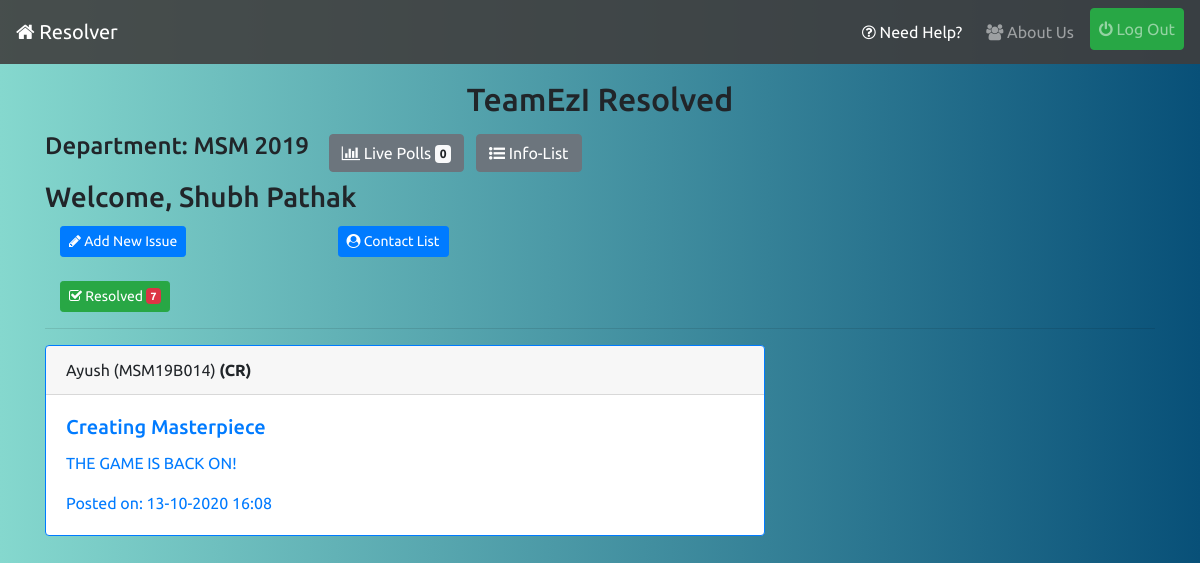
/ (signed in), run on the app's committed database.
### profiles/models.py (models this page shows, shortened)
class User(AbstractUser):
    pass

class UserInfo(models.Model):
    user = models.OneToOneField(User,on_delete=models.CASCADE,related_name='info')
    is_cr = models.BooleanField(default=False)
    department = models.CharField(max_length=20)
    join_year = models.CharField(max_length=4)
    institute = models.ForeignKey(Institute,on_delete=models.CASCADE,related_name='allusers')
    registered_on = models.DateTimeField(auto_now_add=True)
    total_upvotes = models.IntegerField(default=0)
    total_downvotes = models.IntegerField(default=0)
    total_novotes = models.IntegerField(default=0)
    class Meta:
        ordering = ['-total_upvotes','-total_downvotes','-total_novotes']

### reporter/models.py (models this page shows, shortened)
class Report(models.Model):
    user = models.ForeignKey(UserInfo,on_delete=models.CASCADE,blank=True)
    title = models.CharField('Subject',max_length=56)
    content = models.TextField('Issue')
    department = models.CharField(max_length=20,blank=True)
    year = models.CharField(max_length=4,blank=True)
    timestamp = models.DateTimeField(auto_now_add=True)
    updated = models.DateTimeField(auto_now=True)
    active = models.BooleanField(default=True)
    resolved = models.BooleanField(default=False)
    cr_line = models.CharField(max_length=256,null=True,blank=True)
    upvotes = models.IntegerField(default=0)
    downvotes = models.IntegerField(default=0)
    deadline = models.DateTimeField(null=True)
    anonymized = models.BooleanField(default=True,help_text = "CRs don't have Access to Voted Users!")
    class Meta:
        ordering = ['-timestamp']

### reporter/views.py (the view)
# urls.py: path('',views.index_view,name='index'),
def index_view(request):
    qs = []
    form = DeadlineForm()
    if request.user.is_authenticated:
        qs = Report.objects.filter(active=True,department=request.user.info.department,year=request.user.info.join_year,resolved=False)
    return render(request,'reporter/index.html',{'issue_list':qs,'form':form})

### infolist/context-processors.py (called while the page is built)
def pending_info_list_context(request):
    if request.user.is_superuser:
        return {}
    pending = -1
    if request.user.is_authenticated:
        pending = InfoList.objects.filter(department=request.user.info.department,year=request.user.info.join_year,approved=False).count()
    return {"pending_info_list":pending}

### reporter/context-processors.py (called while the page is built)
def pending_issue_list_context(request):
    if request.user.is_superuser:
        return {}
    pending=-1
    if request.user.is_authenticated:
        pending = Report.objects.filter(active=False,department=request.user.info.department,year=request.user.info.join_year,resolved=False).count()
    return {"pending_issue_count":pending}

def resolved_issue_list_context(request):
    if request.user.is_superuser:
        return {}
    resolved=-1
    if request.user.is_authenticated:
        resolved = Report.objects.filter(active=False,department=request.user.info.department,year=request.user.info.join_year,resolved=True).count()
    return {"resolved_issue_count":resolved}

def pending_contact_list_context(request):
    if request.user.is_superuser:
        return {}
    pending=-1
    if request.user.is_authenticated:
        pending = ContactList.objects.filter(department=request.user.info.department,year=request.user.info.join_year,approved=False).count()
    return {"pending_contact_count":pending}

def live_polls_count_context(request):
    if request.user.is_superuser:
        return {}
    count = -1
    if request.user.is_authenticated:
        count = Poll.objects.filter(active=True,department=request.user.info.department,join=request.user.info.join_year).count()
    return {"live_polls_count":count}

### reporter/templates/reporter/index.html (shortened to what this page needs)
{% extends 'base.html' %}
{% load static %}
{% load crispy_forms_tags %}
{% load mathfilters %}
{% block content %}
<div>
    {% if request.user.is_authenticated %}
    <h2 class="mt-3 text-center">TeamEzI Resolved</h2>
    {% endif %}
    {% if request.user.is_authenticated %}
    <h4 class="inline-block">Department: {{request.user.info.department|upper}} {{request.user.info.join_year}}</h4>
    <a class="btn btn-secondary ml-3 mt-2" href="{% url 'polling:list' %}"><i class="fa fa-bar-chart"></i> Live Polls <span class="badge badge-light">{{live_polls_count}}</span></a>
    <a href="{% url 'infolist:list' %}" class="btn btn-secondary ml-2 mt-2"><i class="fa fa-list-ul"></i> Info-List</a>
    <h3 class="mt-2">Welcome, {{request.user.first_name}} {{request.user.last_name}}</h3>
    <div class="container">
        <div class="row mb-3">
            <div class="col-sm-6 col-lg-3 mt-1">
                <a class="btn btn-primary btn-sm" href="{% url 'reporter:issue-form' %}"><i class="fa fa-pencil"></i> Add New Issue</a>
            </div>
            <div class="col-sm-6 col-lg-6 mt-1">
                <a class="btn btn-primary btn-sm" href="{% url 'reporter:contact-list' %}"><i class="fa fa-user-circle"></i> Contact List</a>
            </div>
        </div>
        <div class="row">
            <div class="col-sm-6 col-lg-3 mt-2">
                <a class="btn btn-success btn-sm" href="{% url 'reporter:resolved' %}"><i class="fa fa-check-square-o"></i> Resolved <span class="badge badge-danger">{{resolved_issue_count}}</span></a>
            </div>
        </div>
    </div>
    <hr>
    {% for issue in issue_list %}
    <div class="card border-primary mb-3" style="max-width: 45rem;">
        <div class="card-header">{{issue.user.user.first_name}} ({{issue.user.user.username|upper}}) {% if issue.user.is_cr %}<strong>(CR)</strong>{% endif %}</div>
        <div class="card-body text-primary">
            <h5 class="card-title">{{issue.title}}</h5>
            <p class="card-text" >{{issue.content|safe}}</p>
          <p class="card-text">Posted on: {{issue.timestamp|date:'d-m-Y H:i'}}</p>
        </div>
    </div>
    {% empty %}
    <p class="lead">Woohoo, No Active Issues!</p>
    {% endfor %}
    {% endif %}
</div>
{% endblock %}

### static/css/style.css (style rules this page uses)
body { background: #085078; background: -webkit-linear-gradient(to right, #85D8CE, #085078); background: linear-gradient(to right, #85D8CE, #085078); font-family: 'Ubuntu', sans-serif; }
.inline-block { display: inline-block; }

### data on the page
User: user.info.department "MSM", user.info.join_year "2019", user.first_name "Shubh", user.last_name "Pathak"
Report: user.user.first_name "Ayush", user.user.username "MSM19B014", shows "(CR)", title "Creating Masterpiece", content "THE GAME IS BACK ON!", timestamp "13-10-2020 16:08"

### other printed values
{{ live_polls_count }} "0"
{{ resolved_issue_count }} "7"
